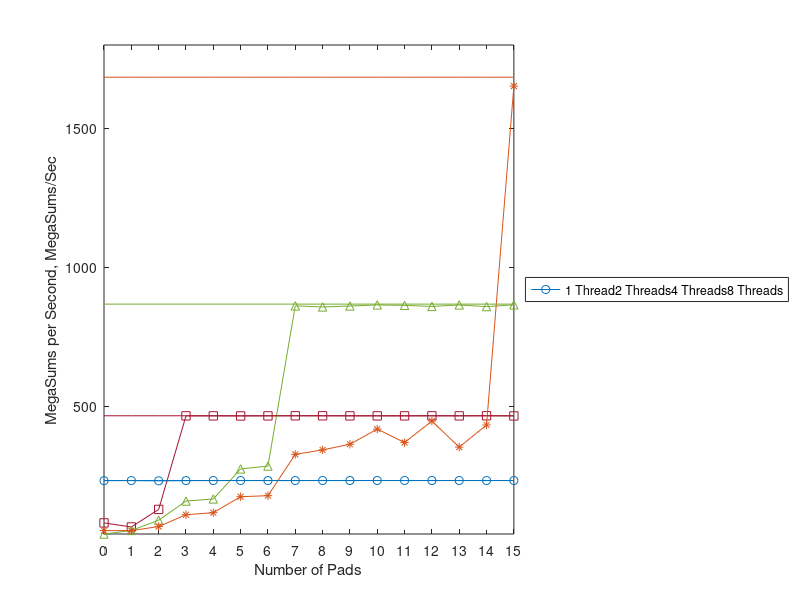

The MATLAB script that drew this image:
% Project2Plot.m
% Peter Ferrero, Oregon State University, 4/30/2018, CS575, Project 2
% A file to produce the plots for Project 2 of CS575

load('FalseSharingPadData.txt')
load('FalseSharingTempData.txt')

pad = [0:15]';
padPeak = reshape(FalseSharingPadData(:,2),16,[]);
tempPeak = FalseSharingTempData(:,2)';
tempPeak = repmat(tempPeak,16,1);

threadLegend = ["1 Thread", "2 Threads", "4 Threads", "8 Threads"];

figure
plot(pad, padPeak(:,1),'Color',[0, 0.4470, 0.7410],'Marker','o')
hold on
plot(pad, padPeak(:,2),'Color',[0.6350, 0.0780, 0.1840],'Marker','s')
plot(pad, padPeak(:,3),'Color',[0.4660, 0.6740, 0.1880],'Marker','^')
plot(pad, padPeak(:,4),'Color',[0.8500, 0.3250, 0.0980],'Marker','*')
plot(pad, tempPeak(:,1),'Color',[0, 0.4470, 0.7410])
plot(pad, tempPeak(:,2),'Color',[0.6350, 0.0780, 0.1840])
plot(pad, tempPeak(:,3),'Color',[0.4660, 0.6740, 0.1880])
plot(pad, tempPeak(:,4),'Color',[0.8500, 0.3250, 0.0980])
xlabel('Number of Pads')
ylabel('MegaSums per Second, MegaSums/Sec')
legend(threadLegend,'Location','eastoutside')
xticks([0:15])
axis([-inf,inf,-inf,1800])
set(gcf, 'Position', [400, 400, 750, 500])